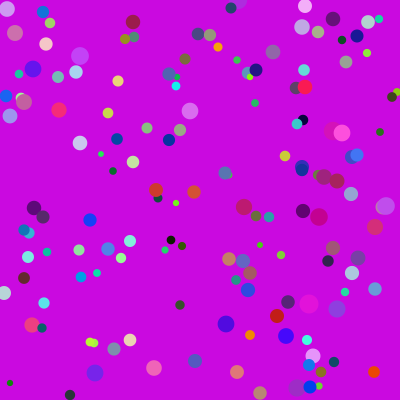
Frame 1 (no input)
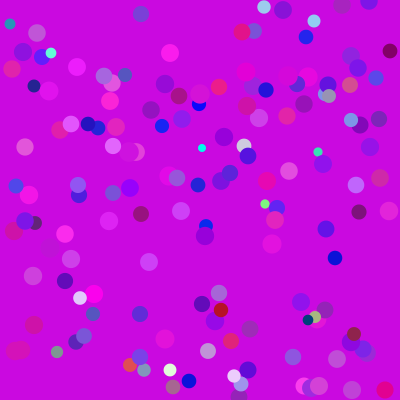
Frame 60 (the mouse pressed at the canvas centre just before this capture)
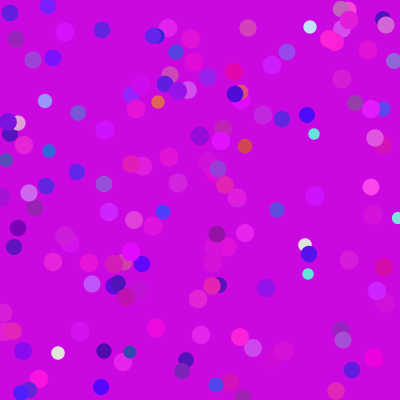
Frame 120 (the mouse held since frame 60 and released just before this capture)

The Processing sketch that drew these frames (run headless with seeded random() and noise(); from frame 60 on, the mouse is pressed at the canvas centre):

// Processing sketch: genetic_circles_simple
// ── genetic_circles_simple.pde
// define an arraylist of our population
ArrayList<DNA> dna;

// define our target color
int [] targetColor = {202,9,224};

float mutationRate = 0.01;    // Mutation rate


void setup(){
  size(400,400);
  
  dna = new ArrayList();
  
  // create the initial population
  int totalPopulation = 150;
  for(int i = 0; i < totalPopulation; i++){
    dna.add( new DNA((int)random(255), (int)random(255), (int)random(255)) );
  }
  
}

void draw(){
  background(targetColor[0],targetColor[1],targetColor[2]);
  noStroke();
  // loop through everybody and draw them
  for( int i = 0; i < dna.size(); i++){
    DNA d = dna.get(i);
    d.calculateFitness();
    d.display();
  }     
  if(frameCount % 10 == 0) nextGeneration();
}


void nextGeneration(){
  
  ArrayList<DNA> matingPool = new ArrayList<DNA>();  // ArrayList which we will use for our "mating pool"

  for (int i = 0; i < dna.size(); i++) {
    int n = int(dna.get(i).fitness * 100);  // arbitrary mult, we can also use monte carlo methodiplier
    for (int j = 0; j < n; j++) {        // and pick two random numbers      
      matingPool.add(dna.get(i));
    }
  }
  
  
  for (int i = 0; i < dna.size(); i++) {
    int a = int(random(matingPool.size()));
    int b = int(random(matingPool.size()));
    DNA partnerA = matingPool.get(a);
    DNA partnerB = matingPool.get(b);
    DNA child = partnerA.crossover(partnerB);
    child.mutate(mutationRate);
    dna.set(i,child);
  }
}


void keyPressed(){
  if( key == ' ') nextGeneration();
  else if( key == 'x'){ 
    for(int i = 0; i < targetColor.length; i++){
      targetColor[i] = (int)random(255);
    }
  }
}



// ── DNA.pde
class DNA {

  //color c;
  int [] genes;
  int x;
  int y; 
  float fitness;

  DNA(int r, int g, int b) {
    genes = new int[3];
    genes[0] = r;
    genes[1] = b;
    genes[2] = g;
    x = (int)random(width);
    y = (int)random(height);
    fitness = 1;
  }

  // simple drawing function
  void display() {
    fill(genes[0], genes[1], genes[2]);
    ellipse(x, y, 20*fitness, 20*fitness);
  }

  void calculateFitness() {

    // score based on how close to target
    // how close is each color channel to target channe;
    float rDiff = abs(targetColor[0]-genes[0]);
    float gDiff = abs(targetColor[1]-genes[1]);
    float bDiff = abs(targetColor[2]-genes[2]);

    fitness = (rDiff + gDiff + bDiff) / (255*3);

    // so that 1 equals most fit and 0 least
    fitness = 1 - fitness;
  }


  DNA crossover(DNA partner) {

    int [] childGenes = {
      0, 0, 0
    };

    // A new child
    DNA child = new DNA( 0, 0, 0 );

    // randomly select "genes" from each parent
    for (int i = 0; i < genes.length; i++) {
      int randomParent = (int)random(2);
      if (randomParent == 0) childGenes[i] = genes[i];
      else childGenes[i] = partner.genes[i];
    }

    child.genes = childGenes;

    return child;
  }


  void mutate(float mutationRate) {

    for (int i = 0; i < genes.length; i++) {
      if (random(1) < mutationRate) {
        genes[i] = (int) random(255);
      }
    }
  }
}
